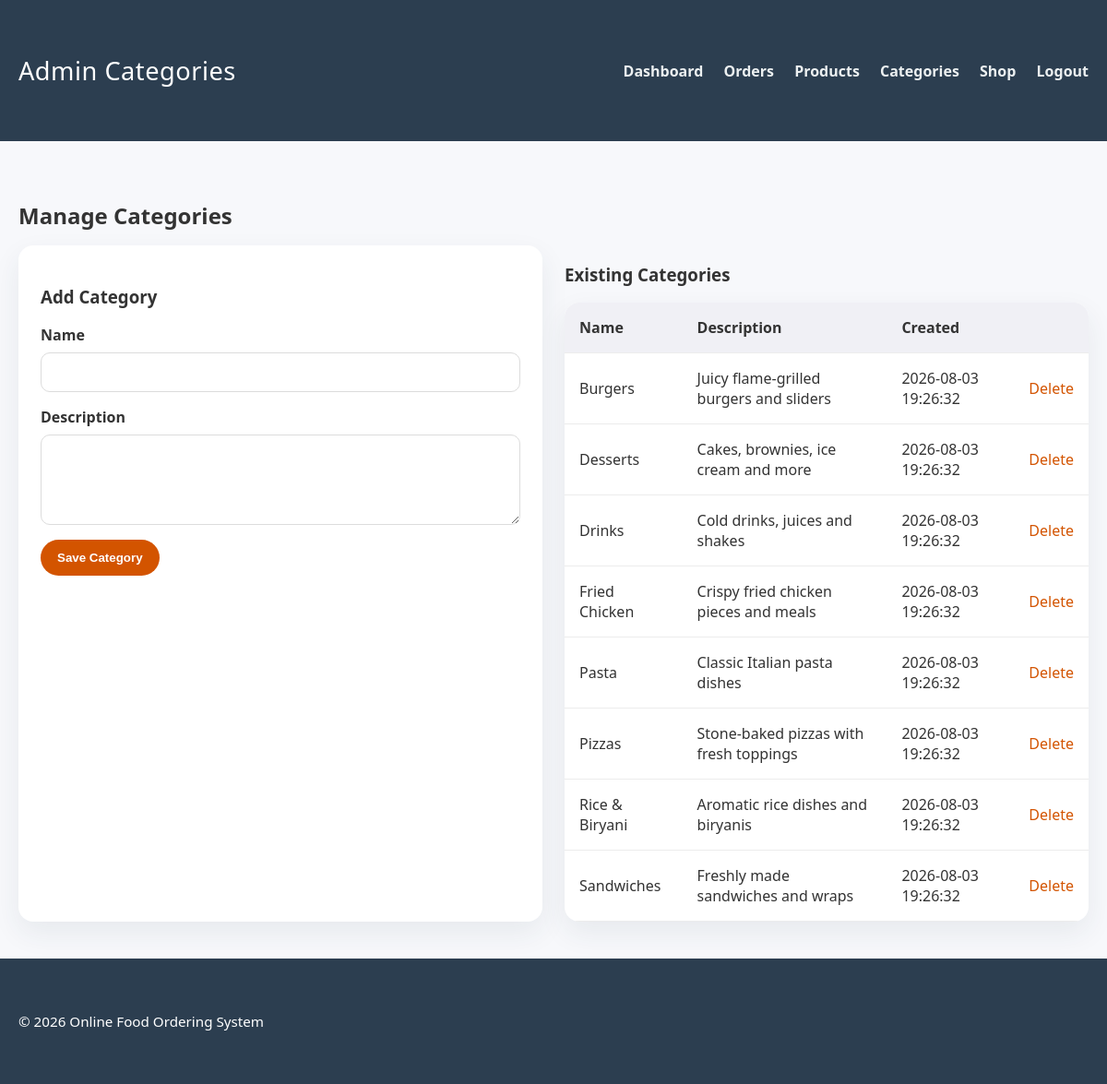
Screenshot of /admin/categories.php (signed in) with the database file from the repository.
### tables this page shows
CREATE TABLE IF NOT EXISTS `categories` (
    `id`          INT          NOT NULL AUTO_INCREMENT,
    `name`        VARCHAR(100) NOT NULL,
    `description` TEXT             NULL,
    `created_at`  DATETIME     NOT NULL DEFAULT CURRENT_TIMESTAMP,
    PRIMARY KEY (`id`)
);

### config/database.php (called while the page is built, shortened)
<?php
$host = '127.0.0.1';
$user = 'root';
$password = '';
$database = 'online_food_ordering';
$charset = 'utf8mb4';
$mysqli = new mysqli($host, $user, $password, $database);
$mysqli->set_charset($charset);
function db_query(string $sql, string $types = '', array $params = [])
{
    global $mysqli;
    $stmt = $mysqli->prepare($sql);
    if (!$stmt->execute()) {
        die('Database execute error: ' . $stmt->error);
    }
    return $stmt;
}
function db_fetch_all(string $sql, string $types = '', array $params = []): array
{
    $stmt = db_query($sql, $types, $params);
    $result = $stmt->get_result();
    return $result ? $result->fetch_all(MYSQLI_ASSOC) : [];
}

### inc/functions.php (called while the page is built, shortened)
<?php
require_once __DIR__ . '/../config/database.php';
function sanitize($value): string
{
    return htmlspecialchars(trim((string)$value), ENT_QUOTES, 'UTF-8');
}

### admin/categories.php (the view, shortened to what this page needs)
<?php
require_once __DIR__ . '/../inc/functions.php';
$categories = db_fetch_all('SELECT id, name, description, created_at FROM categories ORDER BY name');
?>
<!DOCTYPE html>
<html lang="en">
<head>
    <link rel="stylesheet" href="../assets/css/style.css">
</head>
<body>
<header>
    <div class="container">
        <div class="site-title">Admin Categories</div>
        <nav>
            <a href="dashboard.php">Dashboard</a>
            <a href="orders.php">Orders</a>
            <a href="products.php">Products</a>
            <a href="categories.php">Categories</a>
            <a href="../index.php">Shop</a>
            <a href="logout.php">Logout</a>
        </nav>
    </div>
</header>
<main class="container">
    <section class="section-title">
        <h2>Manage Categories</h2>
    </section>
    <div class="grid grid-2">
        <div class="form-card">
            <h3>Add Category</h3>
            <form method="post" action="categories.php">
                <div class="input-group">
                    <label class="form-label" for="name">Name</label>
                    <input id="name" type="text" name="name" required>
                </div>
                <div class="textarea-group">
                    <label class="form-label" for="description">Description</label>
                    <textarea id="description" name="description" rows="4"></textarea>
                </div>
                <button type="submit" class="button button-primary">Save Category</button>
            </form>
        </div>
        <div>
            <h3>Existing Categories</h3>
            <?php if (empty($categories)): ?>
                <div class="card"><div class="card-body"><p>No categories found.</p></div></div>
            <?php else: ?>
                <table class="table">
                    <thead>
                        <tr><th>Name</th><th>Description</th><th>Created</th><th></th></tr>
                    </thead>
                    <tbody>
                        <?php foreach ($categories as $category): ?>
                            <tr>
                                <td><?php echo sanitize($category['name']); ?></td>
                                <td><?php echo sanitize($category['description']); ?></td>
                                <td><?php echo sanitize($category['created_at']); ?></td>
                                <td><a href="categories.php?delete=<?php echo sanitize($category['id']); ?>" onclick="return confirm('Delete this category?');">Delete</a></td>
                            </tr>
                        <?php endforeach; ?>
                    </tbody>
                </table>
            <?php endif; ?>
        </div>
    </div>
</main>
<footer>
    <div class="container"><p>&copy; <?php echo date('Y'); ?> Online Food Ordering System</p></div>
</footer>
</body>
</html>

### assets/css/style.css (style rules this page uses)
body { margin: 0; font-family: 'Segoe UI', Tahoma, Geneva, Verdana, sans-serif; background: #f7f8fb; color: #333; }
* { box-sizing: border-box; }
a { color: #d35400; text-decoration: none; }
.container { width: min(1200px, calc(100% - 40px)); margin: 0 auto; padding: 40px 0; }
header, footer { background: #2c3e50; color: #fff; padding: 18px 0; }
header .container, footer .container { display: flex; align-items: center; justify-content: space-between; gap: 16px; }
.site-title { font-size: 1.7rem; letter-spacing: 0.5px; }
nav a { margin-left: 18px; color: #ecf0f1; font-weight: 600; }
.grid { display: grid; gap: 24px; }
.btn, .button { display: inline-flex; align-items: center; justify-content: center; padding: 12px 18px; border-radius: 999px; border: none; cursor: pointer; font-weight: 700; transition: transform 0.2s ease, background-color 0.2s ease; }
.btn-primary, .button-primary { background: #d35400; color: #fff; }
.section-title { display: flex; align-items: center; justify-content: space-between; gap: 12px; margin-bottom: 16px; }
.section-title h2 { margin: 0; font-size: 1.5rem; }
.table { width: 100%; border-collapse: collapse; background: #fff; border-radius: 16px; overflow: hidden; box-shadow: 0 12px 30px rgba(44, 62, 80, 0.08); }
.table th, .table td { padding: 16px; border-bottom: 1px solid #ececec; text-align: left; }
.table thead { background: #f0f0f5; }
.form-card { background: #fff; padding: 24px; border-radius: 16px; box-shadow: 0 12px 30px rgba(44, 62, 80, 0.08); }
.form-label { display: block; margin-bottom: 8px; font-weight: 700; }
.input-group, .textarea-group { display: flex; flex-direction: column; margin-bottom: 16px; }
input[type='text'], input[type='email'], input[type='password'], input[type='number'], textarea, select { width: 100%; padding: 12px 14px; border: 1px solid #dcdcdc; border-radius: 10px; font-size: 0.95rem; }
footer p { margin: 0; font-size: 0.95rem; }
@media (min-width: 768px) { .grid-2 { grid-template-columns: repeat(2, minmax(0, 1fr)); } }
.section-title { display: flex; align-items: center; justify-content: space-between; margin: 24px 0 16px; }
.section-title h2, .section-title h3 { margin: 0; }

### rows the page displays
categories: name "Burgers", description "Juicy flame-grilled burgers and sliders", created_at "2026-08-03 19:26:32"
categories: name "Desserts", description "Cakes, brownies, ice cream and more", created_at "2026-08-03 19:26:32"
categories: name "Drinks", description "Cold drinks, juices and shakes", created_at "2026-08-03 19:26:32"
categories: name "Fried Chicken", description "Crispy fried chicken pieces and meals", created_at "2026-08-03 19:26:32"
categories: name "Pasta", description "Classic Italian pasta dishes", created_at "2026-08-03 19:26:32"
categories: name "Pizzas", description "Stone-baked pizzas with fresh toppings", created_at "2026-08-03 19:26:32"
categories: name "Rice & Biryani", description "Aromatic rice dishes and biryanis", created_at "2026-08-03 19:26:32"
categories: name "Sandwiches", description "Freshly made sandwiches and wraps", created_at "2026-08-03 19:26:32"
